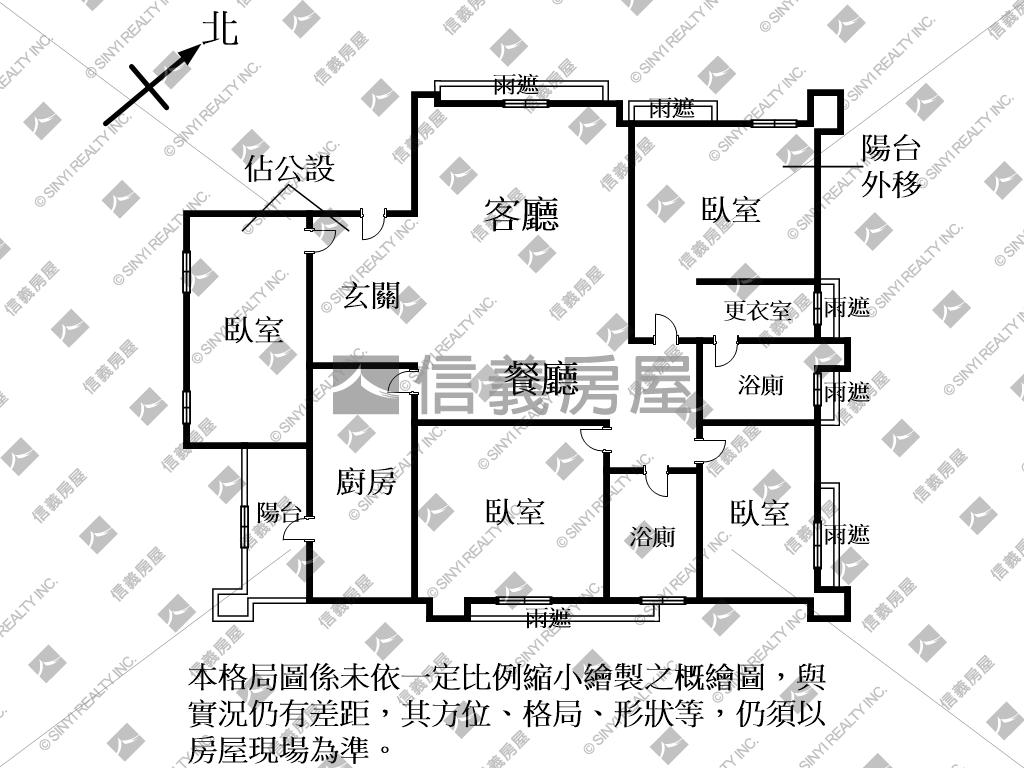
#> input picture 02a_img_recog/images/5.jpg, 1024 x 768 px
$ jupyter execute fengshui_door.ipynb   (older library calls are emulated)
#> lines starting #> are read from the running program, lines starting #| are printed output that depends on the picture; after the words box and inside, x2 and y2 are one past the last pixel; in counts of white or black regions, pixels touching at a corner belong together
#> further down, img is the input picture: shape (768, 1024, 3); min 0, max 255, mean 231.5
[cell 1]
import detect
from PIL import Image
import cv2
import numpy as np
import pandas as pd
import math

[cell 2]
def remove_noise(img):
    # get binary image
    img_gray = cv2.cvtColor(img, cv2.COLOR_BGR2GRAY)  # convert to gray
    thresh = cv2.threshold(img_gray, 135, 255, cv2.THRESH_BINARY)[1] # convert to binary
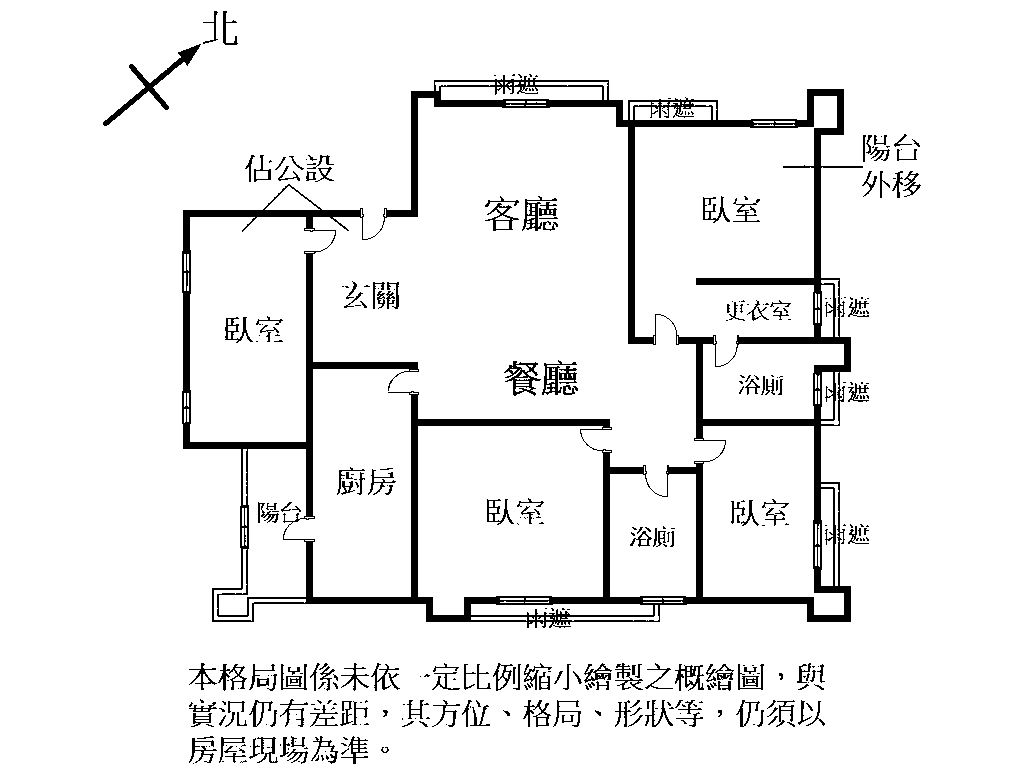
#> thresh: shape (768, 1024); 93.2% white; 378 black regions (206 under 20 px), largest, box (x1, y1, x2, y2) and area: (182, 75, 863, 628) 35698, (103, 44, 201, 126) 1017, (504, 361, 541, 396) 494
    img = cv2.cvtColor(thresh, cv2.COLOR_GRAY2BGR)
#> img: shape (768, 1024, 3); 93.2% white; 378 black regions (206 under 20 px)

    # contour hierarchy
    regions, hierarchy = cv2.findContours(thresh, cv2.RETR_TREE, cv2.CHAIN_APPROX_SIMPLE)
#> regions = 767 contours, 496 with area under 20; largest, box (x1, y1, x2, y2) and area: (0, 0, 1024, 768) 784641, (181, 74, 864, 629) 52330, (441, 87, 602, 100) 1746, (471, 604, 653, 615) 1652, (102, 43, 202, 127) 1164

    # detect all elements
    countour_list = []
    for region in regions:
        x, y, w, h = cv2.boundingRect(region)
        countour_list.append([x, y, w, h])
#> this loop made 767 passes
#> (x, y, w, h) on passes 3, 6, 8: (290, 761, 4, 3), (297, 760, 4, 3), (221, 760, 4, 3)
#> after the loop, countour_list = 767 items, first 6: [0, 0, 1024, 768], [192, 762, 3, 3], [290, 761, 4, 3], [241, 761, 3, 3], [239, 761, 3, 3], [297, 760, 4, 3]

    # get 2nd largest contour
    countour_list = np.asarray(countour_list)  # convert to numpy-array
#> countour_list = 767 rows, first 6: [0, 0, 1024, 768], [192, 762, 3, 3], [290, 761, 4, 3], [241, 761, 3, 3], [239, 761, 3, 3], [297, 760, 4, 3]
    column_values = ['left', 'top', 'width', 'height']
    df = pd.DataFrame(data = countour_list, columns = column_values)
#> df = table of 767 rows and 4 columns
    df = df.sort_values(by='width', ascending=False)

    index = df.iloc[1]
    x, y, w, h = index['left'], index['top'], index['width'], index['height']
#> x = 181; y = 74; w = 683; h = 555


    # remove outside noise
    img[:, :x] = [255, 255, 255]
    img[x + w + 1:, :] = [255, 255, 255]
    img[:y, :] = [255, 255, 255]
    img[y + h + 1:, :] = [255, 255, 255]
#> img: shape (768, 1024, 3); 94.5% white; 189 black regions (115 under 20 px), largest, box (x1, y1, x2, y2) and area: (182, 75, 863, 628) 35698, (504, 361, 541, 396) 494, (542, 360, 577, 395) 334

    return img


def img_processing(img):
    gray = cv2.cvtColor(img, cv2.COLOR_BGR2GRAY)

    thresh = gray

    #  Morphological reconstruction (delete labels)
    kernel = cv2.getStructuringElement(cv2.MORPH_RECT, (7, 7))
    kernel2 = cv2.getStructuringElement(cv2.MORPH_RECT, (3, 3))
    marker = cv2.dilate(thresh, kernel, iterations = 1)
#> marker: shape (768, 1024); 99.5% white; black in thin lines or dots, all inside (x1, y1, x2, y2) = (186, 92, 848, 619)
    while True:
        tmp=marker.copy()
        marker=cv2.erode(marker, kernel2)
        marker=cv2.max(thresh, marker)
        difference = cv2.subtract(tmp, marker)
        if cv2.countNonZero(difference) == 0:
            break
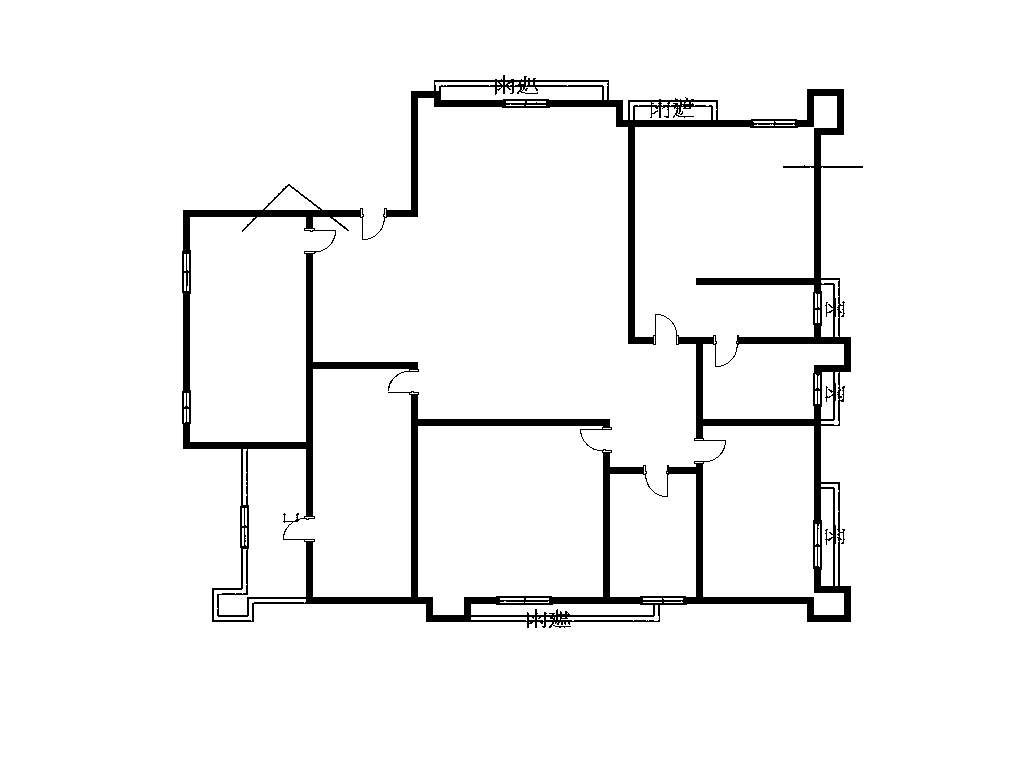
#> marker: shape (768, 1024); 95.5% white; 1 black region, box (x1, y1, x2, y2) and area: (182, 75, 863, 628) 35698

    # only walls
    se = cv2.getStructuringElement(cv2.MORPH_RECT, (4, 4))
    walls = cv2.morphologyEx(marker, cv2.MORPH_CLOSE, se)
#> walls: shape (768, 1024); 96.5% white; 11 black regions, largest, box (x1, y1, x2, y2) and area: (307, 395, 611, 623) 4789, (184, 254, 419, 518) 3591, (547, 101, 755, 345) 3254
    walls = cv2.erode(walls, kernel2, iterations = 2)
#> walls: shape (768, 1024); 94.5% white; 11 black regions, largest, box (x1, y1, x2, y2) and area: (305, 393, 613, 625) 7573, (182, 252, 421, 520) 5687, (545, 99, 757, 347) 5162

    # other objects
    other = cv2.compare(marker,walls, cv2.CMP_GE)
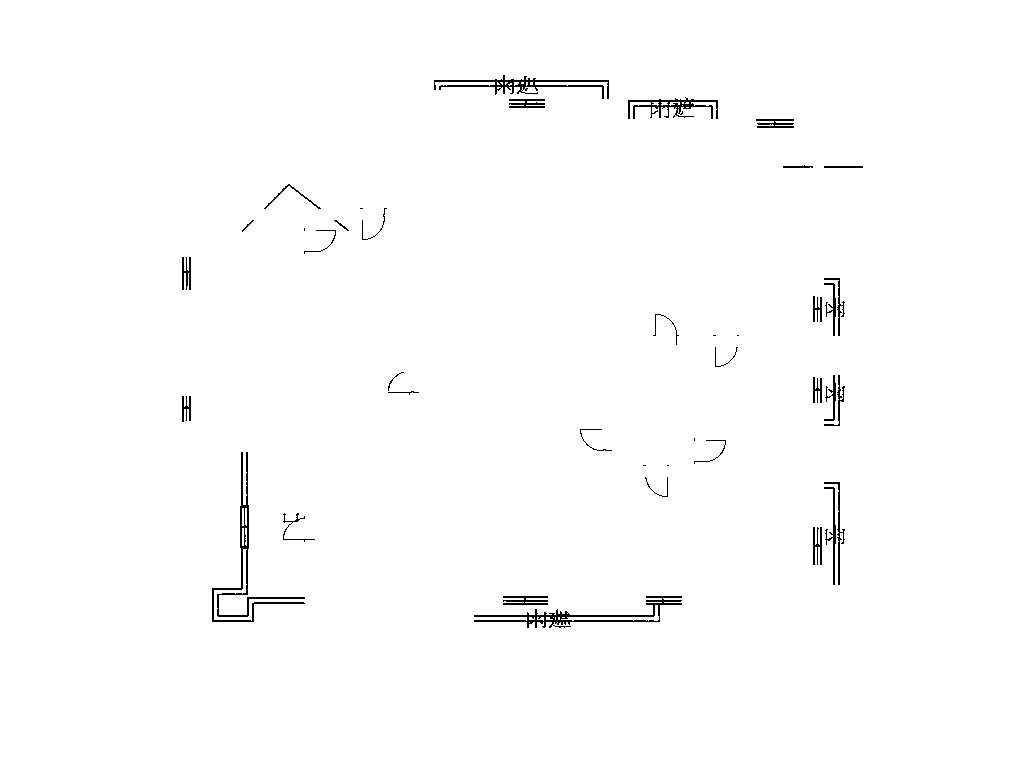
#> other: shape (768, 1024); 99% white; black in thin lines or dots, all inside (x1, y1, x2, y2) = (182, 75, 863, 628)
    other = cv2.bitwise_not(other)

    return thresh, marker, walls, other


def get_median(data):
    # get median of elements width & height
    column_values = ['left', 'top', 'width', 'height', 'area']
    df = pd.DataFrame(data = data, columns = column_values)
    df = df[(df['width'] >= 10) &
            (df['height'] >= 10) &
            (df['width'] < 50) &
            (df['height'] < 50)].sort_values(by='width', ascending=True)

    m_width = df['width'].median()
    m_height = df['height'].median()
    return m_width, m_height


def find_door_list(img):
    cp_list = []

    thresh, marker, walls, other = img_processing(img)

    # find connected components and select by size and area
    output = cv2.connectedComponentsWithStats(other, 4, cv2.CV_32S)
    num_labels = output[0]
#> num_labels = 41
    labels = output[1]
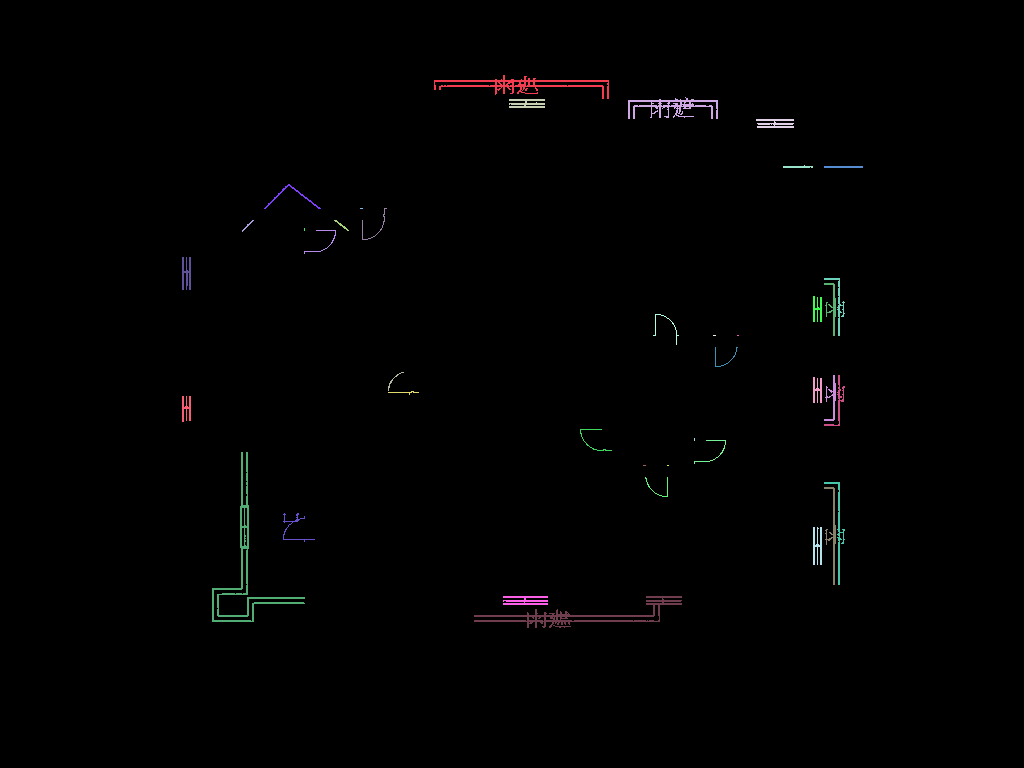
#> labels: shape (768, 1024) int32; 41 distinct labels, from 0 to 40; one colour per label, 0 black
    stats = output[2]
#> stats = 41 rows, first 6: [0, 0, 1024, 768, 778691], [434, 75, 175, 24, 951], [628, 97, 90, 22, 655], [509, 99, 36, 9, 222], [756, 119, 38, 9, 224], [783, 165, 30, 3, 60]
    centroids = output[3]
#> centroids = 41 pairs, first value 185.9 to 843, second value 84.12 to 614.7

    m_width, m_height = get_median(stats)
#> in get_median, `df = pd.DataFrame(data = data, columns = column_values)`: df = table of 41 rows and 5 columns
#> in get_median, `df = df[(df['width'] >= 10) & (df['height'] >= 10) & (df['width'] < 50..`: df = table of 12 rows and 5 columns
#> in get_median, `m_width = df['width'].median()`: m_width = 24
#> in get_median, `m_height = df['height'].median()`: m_height = 23
#> m_width = 24; m_height = 23

    for i in range(num_labels):
        left, top, width, height, area = stats[i]
        if width > m_width - 10 and width < m_width + 10 and height > m_height - 10 and height < m_height + 10 and abs(width - height) < 15:
            # door gravity
            cx = round(left + width*0.5)
            cy = round(top + height*0.5)
            cp_list.append([cx, cy])
#> this loop made 41 passes
#> (left, top, width, height, area, cx, cy) on passes 10, 14, 19, 22, 23, 29, 31, 35: (362, 208, 25, 32, 66, 374, 224), (304, 230, 32, 24, 66, 320, 242), (653, 314, 26, 31, 66, 666, 330), (715, 347, 23, 20, 50, 726, 357), (388, 372, 16, 19, 31, 396, 382), (580, 429, 32, 22, 67, 596, 440), (694, 440, 32, 24, 66, 710, 452), (645, 477, 23, 20, 51, 656, 487)
#> after the loop, cp_list = [[374, 224], [320, 242], [666, 330], [726, 357], [396, 382], [596, 440], [710, 452], [656, 487], [299, 528]]

    return cp_list


def swap(v1, v2):
    tmp = v1
    v1 = v2
    v2 = tmp
    return v1, v2


def check_wall(wall, coord):
    val = wall[coord[1], coord[0]]  # img(y, x)

    # 0 -> False / 255 -> True
    # return True if sum(val) else False
    return True if val else False


def check_door(other, coord):

    for x in range(coord[0] - 1, coord[0] + 2):
        for y in range(coord[1] - 1, coord[1] + 2):
            val = other[y, x]  # img(y, x)
            # print([x, y], val)

            if val: return True # 0 -> True / 255 -> False

    return False


def check_error_line(img, p1, p2):

    # wall for boundary detection / other for door detection
    _, _, walls, other = img_processing(img)


    dx = p1[0] - p2[0]
    dy = p1[1] - p2[1]

    pt_list = []

    # when y = 0
    if dx == 0:
        ang = 90
        x = p1[0]

        # swap value when p1 > p2
        if p1[1] > p2[1]:
            p1, p2 = swap(p1, p2)

        # detection range of the line extended
        for y in range(p1[1] - 15, p2[1] + 15):
            pt = [x, y]

            # boundary detection
            if not check_wall(walls, pt):
                return False

            # misidentified door excluded
            if check_door(other, pt):
                # check if any similar point exists in the list
                if not pt_list or abs(sum(pt) - sum(pt_list[-1])) > 5:
                    pt_list.append(pt)
                else: pass

    # when y != 0
    else:
        m = dy / dx  # get slope
        arc = math.atan(abs(m))  # get arc
        ang = (arc * 180) / math.pi  # get angle

        a = m
        b = p1[1] - a*p1[0]

        # x-axis
        if ang < 7:

            # swap value when p1 > p2
            if p1[0] > p2[0]:
                p1, p2 = swap(p1, p2)

            # detection range of the line extended
            for x in range(p1[0] - 15, p2[0] + 15):
                y = int(a*x + b)
                pt = [x, y]

                # boundary detection
                if not check_wall(walls, pt):
                    return False

                # misidentified door excluded
                if check_door(other, pt):
                    # check if any similar point exists in the list
                    if not pt_list or abs(sum(pt) - sum(pt_list[-1])) > 5:
                        pt_list.append(pt)
                    else: pass


        # y-axis
        elif ang > 83:

            # swap value when p1 > p2
            if p1[1] > p2[1]:
                p1, p2 = swap(p1, p2)

            # detection range of the line extended
            for y in range(p1[1] - 15, p2[1] + 15):
                x = int((y - b) / a)
                pt = [x, y]

                # boundary detection
                if not check_wall(walls, pt):
                    return False

                # misidentified door excluded
                if check_door(other, pt):
                    # check if any similar point exists in the list
                    if not pt_list or abs(sum(pt) - sum(pt_list[-1])) > 5:
                        pt_list.append(pt)
                    else: pass

        else: return False
    print(pt_list)
    if len(pt_list) > 2: return False

    return True


def check_FengShui_1(img):
    cp_list = find_door_list(img)
    for i in range(len(cp_list) - 1):
        for j in range(i + 1, len(cp_list)):
            if check_error_line(img, cp_list[i], cp_list[j]):  # if true -> draw the line
                cv2.line(img, cp_list[i], cp_list[j], (0, 0, 255), 5)
#> this loop made 8 passes
#> (printed output is left out)
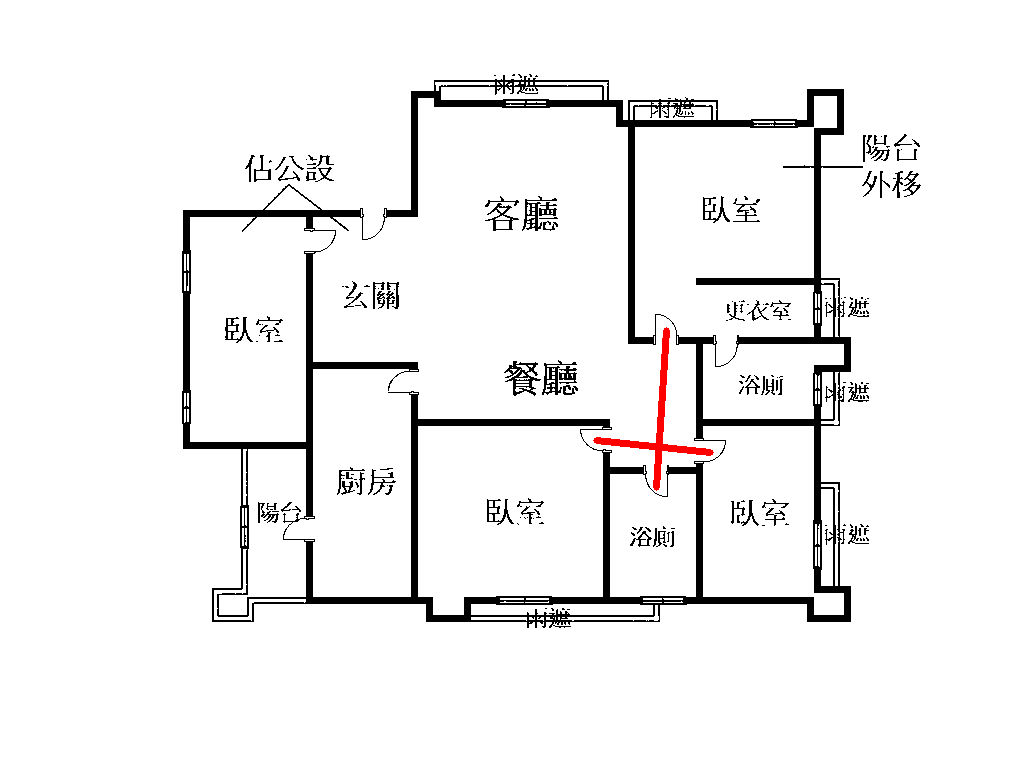
#> img: shape (768, 1024, 3); mean B, G, R 240.3, 240.3, 241

    return img

### result testing

[cell 3]
img = cv2.imread("images/5.jpg")
img = remove_noise(img)
res_img = img.copy()

# get doors coordinate
# c_list = find_door(img)
# check fengshui & draw the signal
res_img = check_FengShui_1(res_img)

display(Image.fromarray(img))
display(Image.fromarray(res_img))
